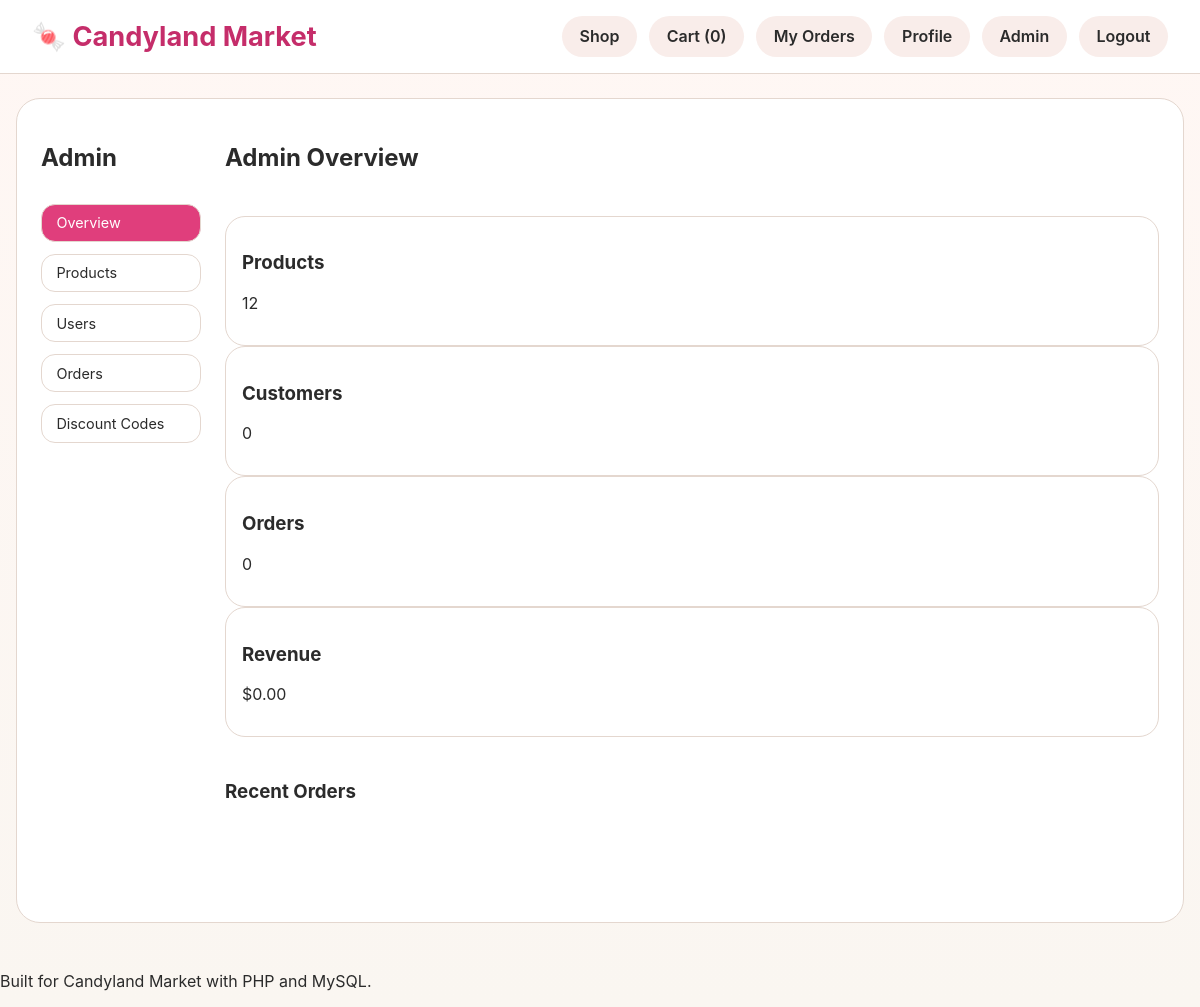
The page /index.php?page=admin (signed in) on the database as committed earlier.
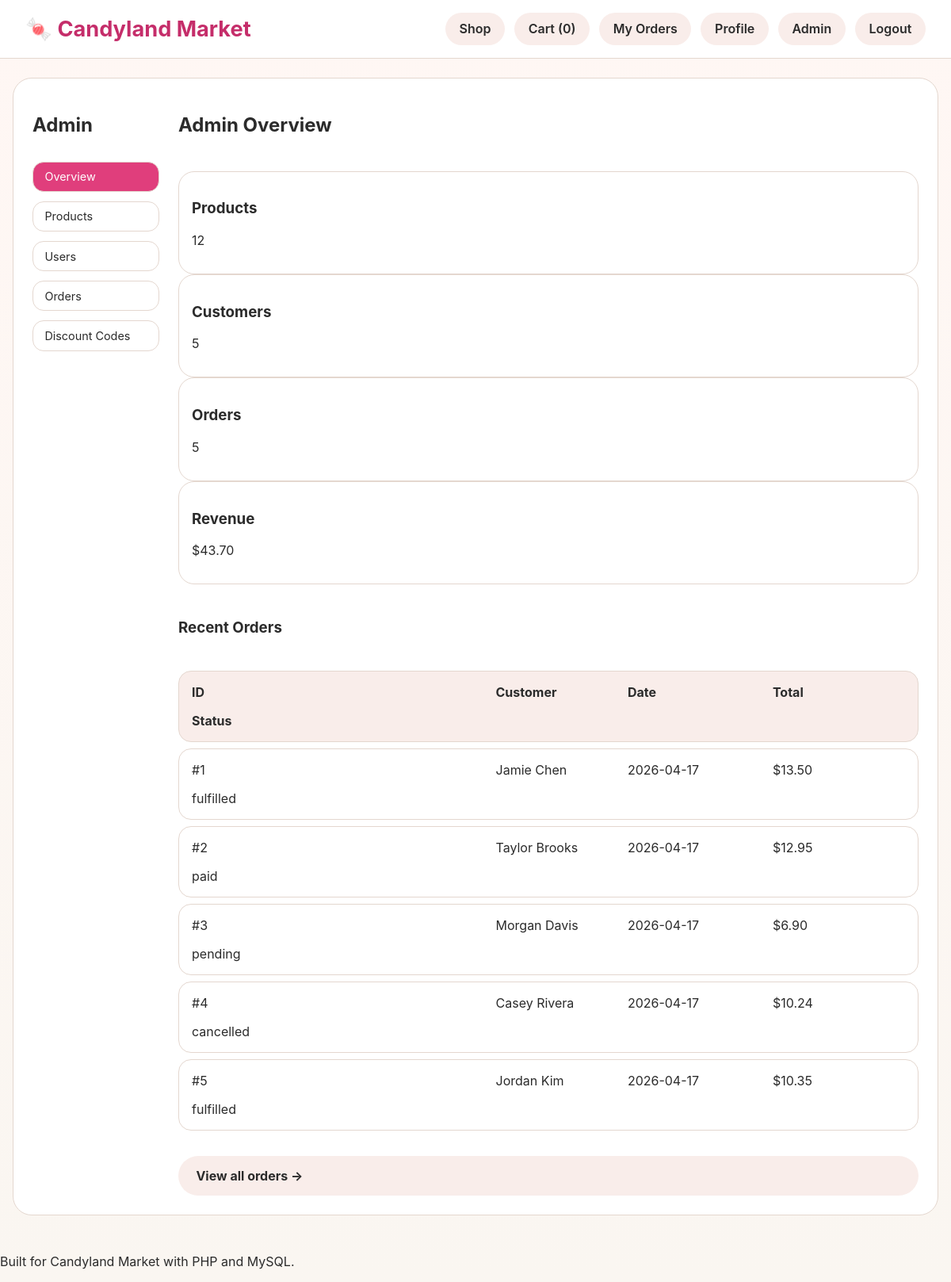
The same page on the database as committed later.
### tables this page shows
CREATE TABLE users (
  id INT AUTO_INCREMENT PRIMARY KEY,
  first_name VARCHAR(100) NOT NULL,
  last_name VARCHAR(100) NOT NULL,
  email VARCHAR(255) NOT NULL UNIQUE,
  password_hash VARCHAR(255) NOT NULL,
  role ENUM('customer', 'admin') NOT NULL DEFAULT 'customer',
  created_at TIMESTAMP DEFAULT CURRENT_TIMESTAMP
);

CREATE TABLE orders (
  id INT AUTO_INCREMENT PRIMARY KEY,
  user_id INT NOT NULL,
  subtotal DECIMAL(10,2) NOT NULL,
  tax DECIMAL(10,2) NOT NULL,
  discount DECIMAL(10,2) NOT NULL DEFAULT 0,
  total DECIMAL(10,2) NOT NULL,
  status ENUM('pending','paid','cancelled','fulfilled') DEFAULT 'pending',
  created_at TIMESTAMP DEFAULT CURRENT_TIMESTAMP,
  FOREIGN KEY (user_id) REFERENCES users(id),
  INDEX idx_orders_user_id (user_id)
);

### public/index.php (called while the page is built, shortened)
<?php
Router::dispatch();

### app/services/UserService.php (called while the page is built, shortened)
<?php
class UserService {
    public static function getUserById(int $id): ?array {
        $pdo = Database::connect();
        $stmt = $pdo->prepare('SELECT * FROM users WHERE id = ?');
        $stmt->execute([$id]);
        return $stmt->fetch() ?: null;
    }
    public static function getUsers(string $search = ''): array {
        $pdo = Database::connect();
        if ($search === '') {
            $stmt = $pdo->query('SELECT * FROM users ORDER BY created_at DESC');
            return $stmt->fetchAll();
        }
        $like = "%{$search}%";
        $stmt = $pdo->prepare(
            "SELECT * FROM users
             WHERE first_name LIKE ? OR last_name LIKE ?
                OR email LIKE ? OR role LIKE ?
                OR CONCAT(first_name, ' ', last_name) LIKE ?
             ORDER BY created_at DESC"
        );
        $stmt->execute([$like, $like, $like, $like, $like]);
        return $stmt->fetchAll();
    }
}

### app/services/CartService.php (called while the page is built, shortened)
<?php
require_once __DIR__ . '/ProductService.php';
class CartService {
    public static function getActiveCart(int $userId): array {
        $pdo = Database::connect();
        $stmt = $pdo->prepare('SELECT * FROM carts WHERE user_id = ? AND status = "active" ORDER BY created_at DESC LIMIT 1');
        $stmt->execute([$userId]);
        $cart = $stmt->fetch();
        $stmt = $pdo->prepare('INSERT INTO carts (user_id) VALUES (?)');
        $stmt->execute([$userId]);
        return ['id' => (int)$pdo->lastInsertId(), 'user_id' => $userId, 'status' => 'active'];
    }
    public static function getCartItemCount(int $userId): int {
        $pdo = Database::connect();
        $cart = self::getActiveCart($userId);
        $stmt = $pdo->prepare('SELECT SUM(quantity) AS total FROM cart_items WHERE cart_id = ?');
        $stmt->execute([$cart['id']]);
        $row = $stmt->fetch();
        return (int)($row['total'] ?? 0);
    }
}

### app/services/ProductService.php (called while the page is built, shortened)
<?php
class ProductService {
    public static function getProducts(string $search = '', string $sort = '', bool $includeInactive = false): array {
        $pdo = Database::connect();
        $sql = 'SELECT p.*, COALESCE(i.quantity, 0) AS quantity FROM products p LEFT JOIN inventory i ON p.id = i.product_id';
        $clauses = [];
        $params = [];
        switch ($sort) {
            default:
                $sql .= ' ORDER BY p.created_at DESC';
                break;
        }
        $stmt = $pdo->prepare($sql);
        $stmt->execute($params);
        return $stmt->fetchAll();
    }
}

### app/services/OrderService.php (called while the page is built, shortened)
<?php
require_once __DIR__ . '/CartService.php';
class OrderService {
    public static function getAllOrders(string $sort = '', string $search = ''): array {
        $pdo = Database::connect();
        $sql = 'SELECT o.*, u.first_name, u.last_name, u.email FROM orders o JOIN users u ON o.user_id = u.id';
        $params = [];
        switch ($sort) {
            default:
                $sql .= ' ORDER BY o.created_at DESC';
                break;
        }
        $stmt = $pdo->prepare($sql);
        $stmt->execute($params);
        return $stmt->fetchAll();
    }
    public static function getTotalRevenue(): float {
        $pdo = Database::connect();
        $stmt = $pdo->query("SELECT COALESCE(SUM(total), 0) FROM orders WHERE status != 'cancelled'");
        return (float)$stmt->fetchColumn();
    }
    public static function getRecentOrders(int $limit = 5): array {
        $pdo = Database::connect();
        $stmt = $pdo->prepare(
            'SELECT o.*, u.first_name, u.last_name
             FROM orders o
             JOIN users u ON o.user_id = u.id
             ORDER BY o.created_at DESC
             LIMIT ?'
        );
        $stmt->bindValue(1, $limit, PDO::PARAM_INT);
        $stmt->execute();
        return $stmt->fetchAll();
    }
}

### app/controllers/AdminController.php (the view, shortened to what this page needs)
<?php
class AdminController {
    public static function renderAdmin(): void {
        requireAdmin();
        $tab = self::ensureAdminTab($_GET['tab'] ?? 'dashboard');
        renderHeader('Admin Dashboard');
        ?>
        <section class="admin-shell">
            <aside class="admin-nav">
                <h2>Admin</h2>
                <a href="index.php?page=admin&tab=dashboard" class="<?php echo $tab === 'dashboard' ? 'active' : ''; ?>">Overview</a>
                <a href="index.php?page=admin&tab=products" class="<?php echo $tab === 'products' ? 'active' : ''; ?>">Products</a>
                <a href="index.php?page=admin&tab=users" class="<?php echo $tab === 'users' ? 'active' : ''; ?>">Users</a>
                <a href="index.php?page=admin&tab=orders" class="<?php echo $tab === 'orders' ? 'active' : ''; ?>">Orders</a>
                <a href="index.php?page=admin&tab=discounts" class="<?php echo $tab === 'discounts' ? 'active' : ''; ?>">Discount Codes</a>
            </aside>
            <div class="admin-content">
                <?php if ($tab === 'dashboard'): ?>
                    <h2>Admin Overview</h2>
                    <div class="admin-summary">
                        <div class="summary-card">
                            <h3>Products</h3>
                            <p><?php echo count(ProductService::getProducts('', '', true)); ?></p>
                        </div>
                        <div class="summary-card">
                            <h3>Customers</h3>
                            <p><?php echo count(array_filter(UserService::getUsers(), fn($u) => $u['role'] === 'customer')); ?></p>
                        </div>
                        <div class="summary-card">
                            <h3>Orders</h3>
                            <p><?php echo count(OrderService::getAllOrders()); ?></p>
                        </div>
                        <div class="summary-card">
                            <h3>Revenue</h3>
                            <p>$<?php echo fmt(OrderService::getTotalRevenue()); ?></p>
                        </div>
                    </div>
                    <h3>Recent Orders</h3>
                    <?php $recentOrders = OrderService::getRecentOrders(5); ?>
                    <?php if (empty($recentOrders)): ?>
                        <p style="color:var(--muted);">No orders yet.</p>
                    <?php else: ?>
                        <div class="admin-table">
                            <div class="table-row table-header">
                                <div>ID</div>
                                <div>Customer</div>
                                <div>Date</div>
                                <div>Total</div>
                                <div>Status</div>
                            </div>
                            <?php foreach ($recentOrders as $order): ?>
                                <div class="table-row">
                                    <div>#<?php echo (int)$order['id']; ?></div>
                                    <div><?php echo h($order['first_name'] . ' ' . $order['last_name']); ?></div>
                                    <div><?php echo h(date('Y-m-d', strtotime($order['created_at']))); ?></div>
                                    <div>$<?php echo fmt($order['total']); ?></div>
                                    <div><?php echo h($order['status']); ?></div>
                                </div>
                            <?php endforeach; ?>
                        </div>
                        <a href="index.php?page=admin&tab=orders" class="button button-secondary" style="margin-top:0.5rem;">View all orders &rarr;</a>
                    <?php endif; ?>
                <?php endif; ?>
            </div>
        </section>
        <?php
        renderFooter();
    }
    private static function ensureAdminTab(string $tab): string {
        $allowed = ['dashboard', 'products', 'users', 'orders', 'discounts'];
        return in_array($tab, $allowed, true) ? $tab : 'dashboard';
    }
}

### app/controllers/Router.php (shortened to what this page needs)
<?php
class Router {
    public static function dispatch(): void {
        $page = $_GET['page'] ?? 'shop';
        switch ($page) {
            case 'admin':
                AdminController::renderAdmin();
                break;
        }
    }
}

### app/helpers/helpers.php (shortened to what this page needs)
<?php
require_once __DIR__ . '/../services/UserService.php';
require_once __DIR__ . '/../services/CartService.php';
function h(string $value): string {
    return htmlspecialchars($value, ENT_QUOTES, 'UTF-8');
}
function currentUser(): ?array {
    static $current = null;
    if ($current !== null) {
        return $current;
    }
    $current = UserService::getUserById((int)$_SESSION['user_id']);
    return $current ?: null;
}
function requireAdmin(): void {
    $user = currentUser();
}
function renderHeader(string $title = 'Candyland Market'): void {
    $user = currentUser();
    $cartCount = $user ? CartService::getCartItemCount($user['id']) : 0;
    ?>
<!DOCTYPE html>
<html lang="en">
<head>
    <link rel="stylesheet" href="assets/css/style.css">
</head>
<body>
<header class="site-header">
    <div class="brand">
        <a href="index.php">🍬 Candyland Market</a>
    </div>
    <nav class="site-nav">
        <a href="index.php">Shop</a>
        <?php if ($user): ?>
            <a href="index.php?page=cart">Cart (<?php echo $cartCount; ?>)</a>
            <a href="index.php?page=orders">My Orders</a>
            <a href="index.php?page=profile">Profile</a>
            <?php if ($user['role'] === 'admin'): ?>
                <a href="index.php?page=admin">Admin</a>
            <?php endif; ?>
            <a href="index.php?page=logout">Logout</a>
        <?php else: ?>
            <a href="index.php?page=login">Login</a>
            <a href="index.php?page=register">Register</a>
        <?php endif; ?>
    </nav>
</header>
<main class="page-content">
    <?php
}
function renderFooter(): void {
    ?>
</main>
<footer class="site-footer">
    <p>Built for Candyland Market with PHP and MySQL.</p>
</footer>
</body>
</html>
    <?php
}
function fmt(float|int|string $value, int $decimals = 2): string {
    return number_format((float)$value, $decimals);
}
    ?>

### public/assets/css/style.css (style rules this page uses)
:root { --bg: #faf6f1; --surface: #ffffff; --primary: #e03e7c; --primary-dark: #c52d6a; --text: #2b2b2b; --muted: #ffffff; --border: #e4d7cf; --success: #3a8d5e; --warning: #d48b1d; --danger: #c32424; }
* { box-sizing: border-box; }
body { margin: 0; font-family: Inter, system-ui, -apple-system, BlinkMacSystemFont, 'Segoe UI', sans-serif; background: linear-gradient(180deg, #fff7f4 0%, #faf6f1 100%); color: var(--text); }
a { text-decoration: none; }
.site-header { display: flex; justify-content: space-between; align-items: center; gap: 1rem; padding: 1rem 2rem; background: var(--surface); border-bottom: 1px solid var(--border); position: sticky; top: 0; z-index: 20; }
.brand a { font-size: 1.7rem; font-weight: 700; color: var(--primary-dark); }
.site-nav { display: flex; flex-wrap: wrap; gap: 0.75rem; }
.site-nav a { padding: 0.65rem 1.1rem; border-radius: 999px; background: #f9edea; color: var(--text); font-weight: 600; transition: all 0.25s ease; }
.page-content { width: min(1200px, 100%); margin: 1.5rem auto 3rem; padding: 0 1rem; }
.search-form button, .card-form button, .coupon-form button, .checkout-form button, .button { border: none; cursor: pointer; border-radius: 999px; padding: 0.95rem 1.4rem; background: var(--primary); color: white; font-weight: 700; transition: all 0.25s ease; }
.button-secondary { background: #f9edea; color: var(--text); }
.page-form, .form-panel, .cart-panel, .orders-panel, .checkout-panel, .admin-shell { width: 100%; }
.form-panel, .checkout-panel, .order-detail, .admin-shell { background: var(--surface); border: 1px solid var(--border); border-radius: 24px; padding: 1.5rem; }
.cart-table, .admin-table { display: grid; gap: 0.5rem; }
.cart-row, .table-row { display: grid; grid-template-columns: minmax(220px, 2.2fr) minmax(80px, 0.9fr) minmax(140px, 1fr) minmax(100px, 1fr); gap: 1rem; padding: 1rem; border: 1px solid var(--border); border-radius: 16px; align-items: center; }
.table-header { background: #f9edea; font-weight: 700; }
.summary-card { background: #fff; border: 1px solid var(--border); border-radius: 20px; padding: 1rem; }
.admin-shell { display: grid; grid-template-columns: 160px 1fr; gap: 1.5rem; }
.admin-nav { display: grid; gap: 0.75rem; align-self: start; width: 160px; flex-shrink: 0; }
.admin-nav a { display: block; padding: 0.6rem 0.9rem; border-radius: 14px; background: #fff; border: 1px solid var(--border); color: var(--text); font-size: 0.9rem; white-space: nowrap; }
.admin-nav a.active { background: var(--primary); color: white; }
.admin-content { display: grid; gap: 1.5rem; }

Rows that differ between the two databases and show on the page:
no longer on this page (row unchanged): users: role "0"
added orders: id "1", user.last_name "Jamie Chen", created_at "2026-04-17", total "13.50", status "fulfilled"
added orders: id "2", user.last_name "Taylor Brooks", created_at "2026-04-17", total "12.95", status "paid"
added orders: id "3", user.last_name "Morgan Davis", created_at "2026-04-17", total "6.90", status "pending"
added orders: id "4", user.last_name "Casey Rivera", created_at "2026-04-17", total "10.24", status "cancelled"
added orders: id "5", user.last_name "Jordan Kim", created_at "2026-04-17", total "10.35", status "fulfilled"
Other text that changed with them:
count(OrderService::getAllOrders()): "0" → "5"
fmt(OrderService::getTotalRevenue()): "0.00" → "43.70"
text now shown: "5 ID Customer Date Total Status View all orders →"
